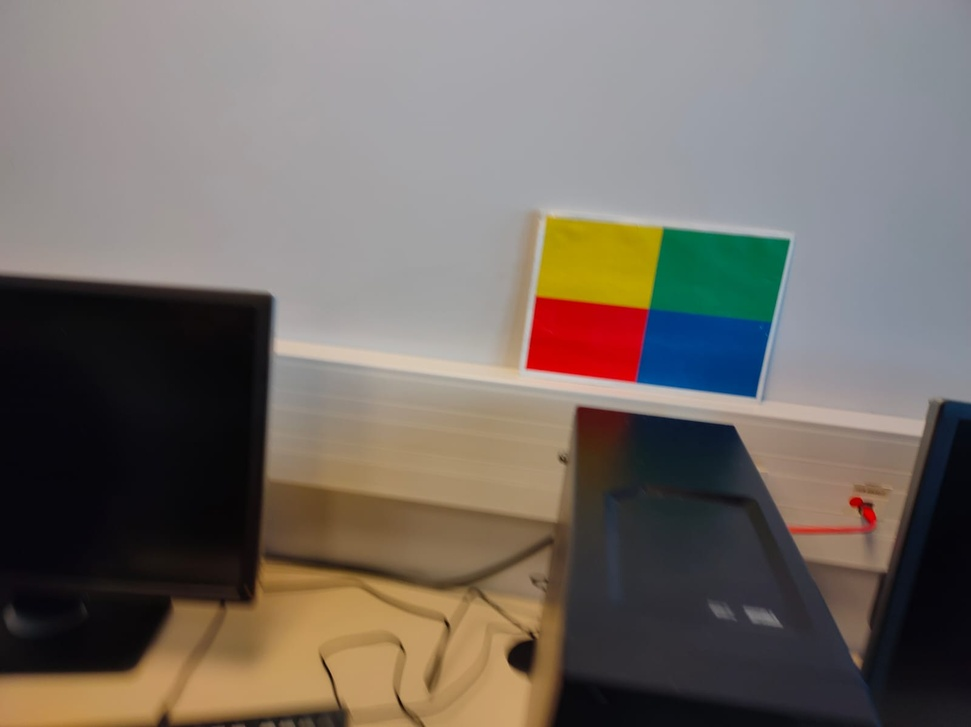
#> input picture src/6.jpeg, 971 x 727 px, shrunk from 1600 x 1197 before the run, given in place of 6.jpg, which was not available
$ python test_image.py
#> lines starting #> are read from the running program, lines starting #| are printed output that depends on the picture; after the words box and inside, x2 and y2 are one past the last pixel; in counts of white or black regions, pixels touching at a corner belong together; long printed decimals are rounded; pictures that were not available may be replaced by others from this repository, and a replacement may not be noted
#> further down, frame is the input picture: shape (727, 971, 3); mean B, G, R 102, 108.6, 116.4
import cv2
from math import atan2, degrees

from numpy.core.fromnumeric import ptp


def color_profiles(n):
    if n == 0:
        name = "Bleu"
        hsv_lower = (95, 100, 20)
        hsv_upper = (115, 255, 255)
        return (name, hsv_lower, hsv_upper)

    if n == 1:
        name = "Rouge"
        hsv_lower = (0, 100, 50)
        hsv_upper = (10, 255, 255)
        return (name, hsv_lower, hsv_upper)

    if n == 2:
        name = "Vert"
        hsv_lower = (50, 100, 20)
        hsv_upper = (100, 255, 255)
        return (name, hsv_lower, hsv_upper)

    if n == 3:
        name = "Jaune"
        hsv_lower = (10, 100, 50)
        hsv_upper = (50, 255, 255)
        return (name, hsv_lower, hsv_upper)


def get_masks_color(frame):
    masks = []

    hsv = cv2.cvtColor(frame, cv2.COLOR_BGR2HSV)
#> hsv: shape (727, 971, 3); mean H, S, V 79.7, 63, 123.2

    number = 0
    for i in range(4):
        _, hsv_lower, hsv_upper = color_profiles(i)
        mask = cv2.inRange(hsv, hsv_lower, hsv_upper)
        mask = cv2.erode(mask, None, iterations=4)
        mask = cv2.dilate(mask, None, iterations=4)

        elements, _ = cv2.findContours(
            mask, cv2.RETR_EXTERNAL, cv2.CHAIN_APPROX_SIMPLE)

        if len(elements) > 0:
            number += 1

        masks.append(mask)
#> this loop made 4 passes
#> pass 1, in get_masks_color, `mask = cv2.inRange(hsv, hsv_lower, hsv_upper)`:
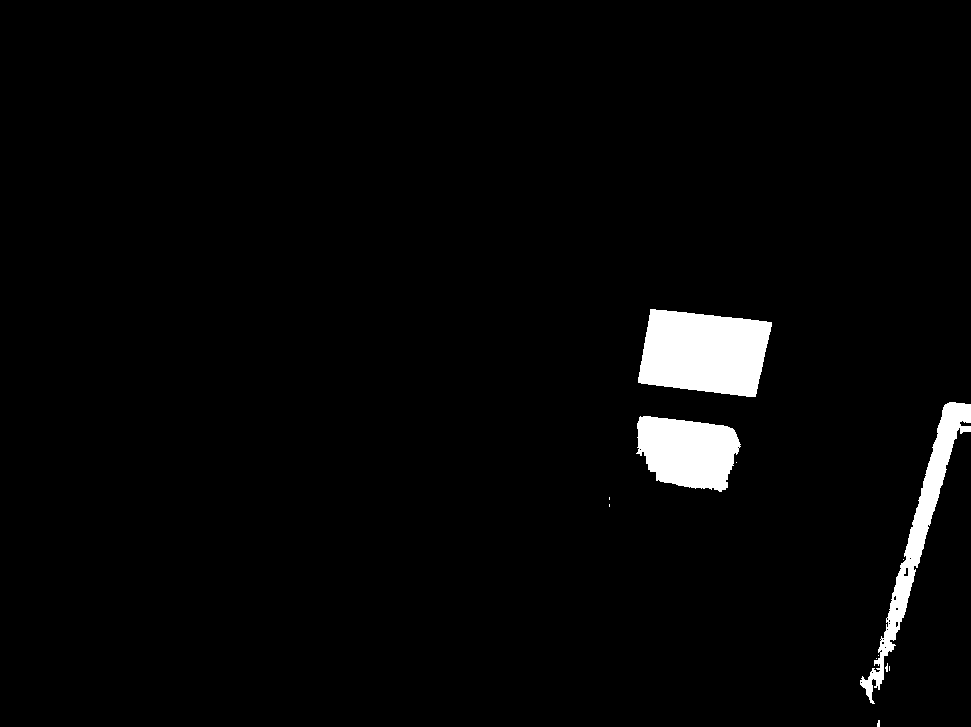
#> mask: shape (727, 971); 2.9% white; 12 white regions (9 under 20 px), largest, box (x1, y1, x2, y2) and area: (638, 309, 772, 397) 9219, (636, 416, 741, 492) 5890, (860, 402, 971, 704) 5076
#> pass 1, in get_masks_color, `mask = cv2.dilate(mask, None, iterations=4)`:
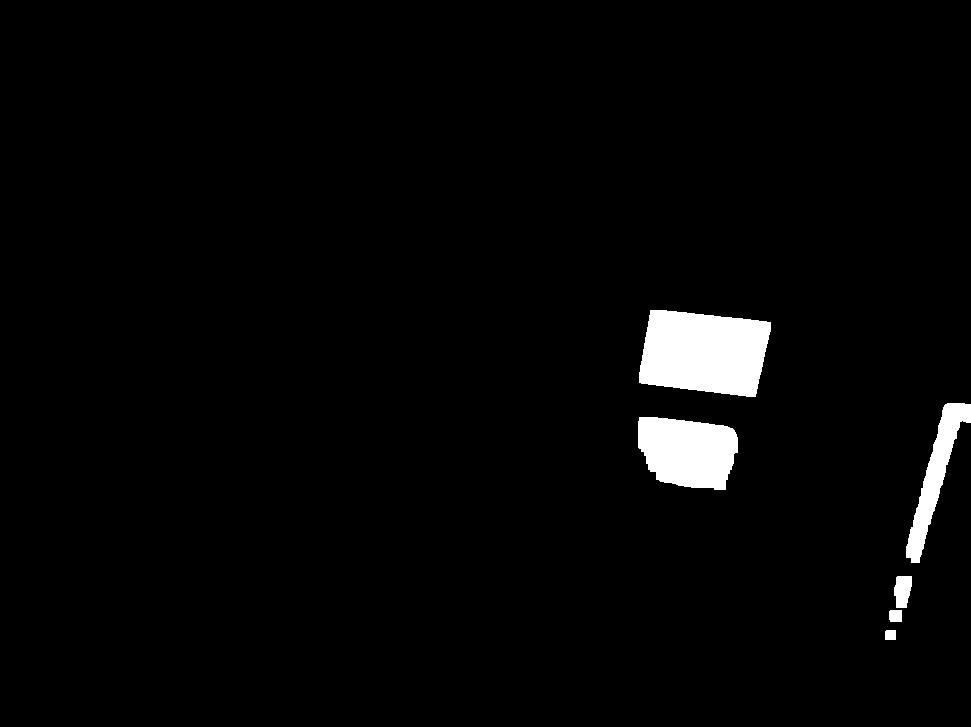
#> mask: shape (727, 971); 2.7% white; 6 white regions, box (x1, y1, x2, y2) and area: (639, 310, 771, 397) 9202, (638, 417, 738, 490) 5796, (906, 403, 971, 563) 3114, (894, 576, 912, 608) 466, (889, 610, 902, 622) 153, (885, 630, 896, 640) 109
#> after the loop:
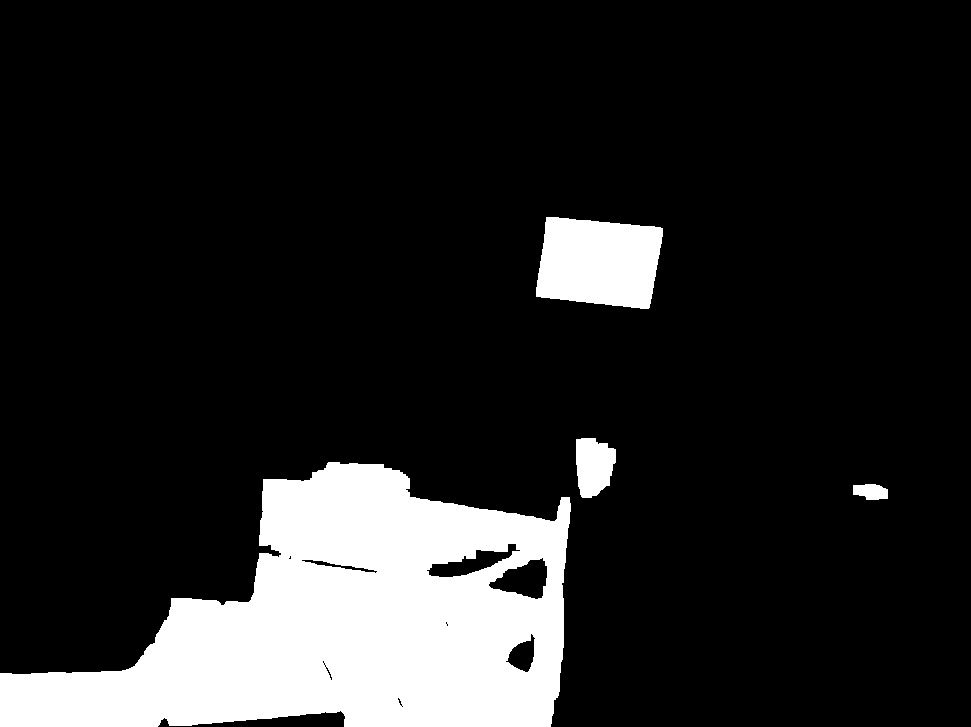
#> mask: shape (727, 971); 14.3% white; 4 white regions, box (x1, y1, x2, y2) and area: (0, 462, 571, 727) 88964, (536, 217, 663, 309) 9548, (576, 438, 616, 498) 1878, (853, 484, 888, 500) 449
#> after the loop, masks = 4 items; number = 4

    return masks, number


def get_position_balise(frame):
    masks, number = get_masks_color(frame)
#> masks = 4 items; number = 4

    if number < 3:
        return -1, -1

    mask = (masks[0] | masks[1]) | (masks[2] | masks[3])
#> mask: shape (727, 971); 19.2% white; 12 white regions, largest, box (x1, y1, x2, y2) and area: (0, 462, 571, 727) 88964, (536, 217, 788, 397) 30001, (638, 417, 738, 490) 5951

    mask = cv2.erode(mask, None, iterations=4)
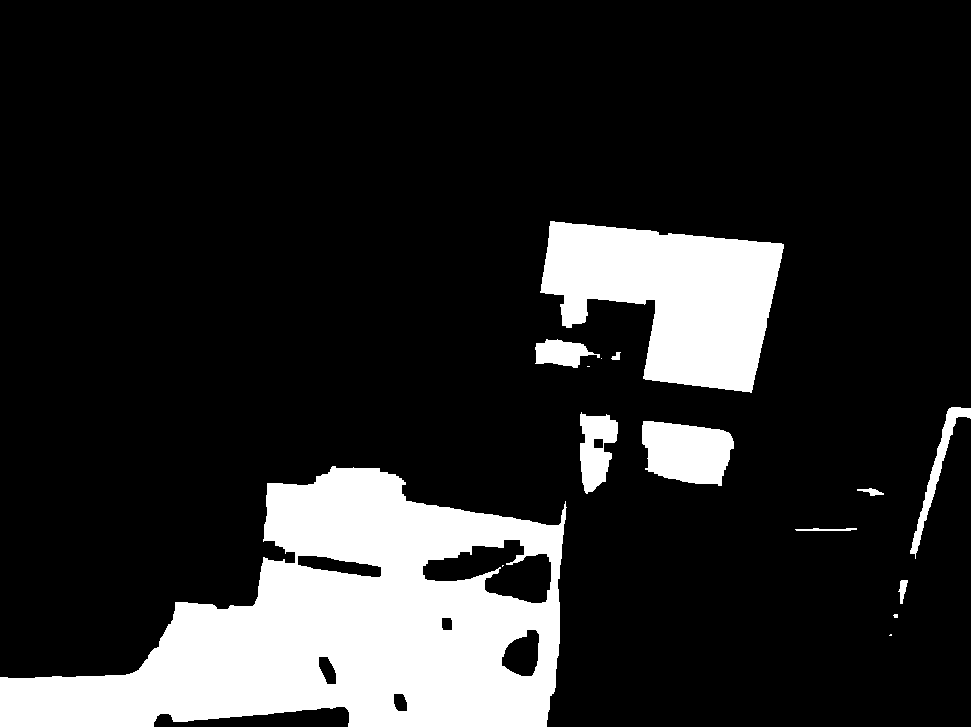
#> mask: shape (727, 971); 16.3% white; 15 white regions (5 under 20 px)
    mask = cv2.dilate(mask, None, iterations=4)

    elements, _ = cv2.findContours(
        mask, cv2.RETR_EXTERNAL, cv2.CHAIN_APPROX_SIMPLE)
#> elements = 12 contours; largest, box (x1, y1, x2, y2) and area: (0, 462, 571, 727) 91512, (536, 217, 788, 397) 29574, (638, 417, 738, 490) 5796, (576, 408, 622, 498) 3130, (906, 403, 971, 563) 2928

    c = max(elements, key=cv2.contourArea)
#> c = contour of 357 points, box (x1, y1, x2, y2) (0, 462, 571, 727), area 91512

    ((x, y), r) = cv2.minEnclosingCircle(c)
#> x = 284.5; y = 611.5; r = 306.7

    cv2.circle(frame, (int(x), int(y)), int(r), (0, 255, 255), 2)
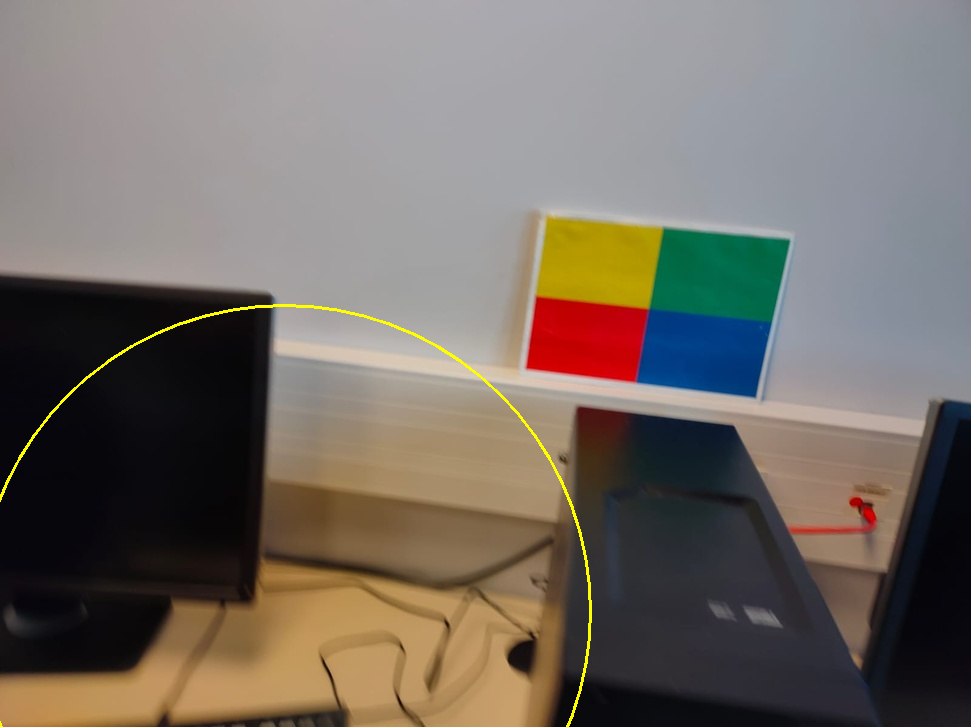
#> frame: shape (727, 971, 3); 0.4% of pixels changed, all inside (x1, y1, x2, y2) = (0, 304, 592, 727)

    return x, y


def get_angle_orientation_balise(frame):
    (x, y) = get_position_balise(frame)
#> x = 284.5; y = 611.5

    if x == -1:
        return 0, 0

    y = frame.shape[1] - y
#> y = 359.5

    sign = x - (frame.shape[0] / 2)
#> sign = -79

    if y == 0:
        if sign < 0:
            return 90, 1

        return 90, 0

    angle = atan2(abs(sign), y)
#> angle = 0.216

    return degrees(angle), 1 if sign < 0 else 0


frame = cv2.imread("img_test/tmp/6.jpg")
print(get_angle_orientation_balise(frame))
#| (12.394, 1)


cv2.imshow("Hey", frame)
cv2.waitKey(0)
cv2.destroyAllWindows()

$ run again, with src/1.jpeg copied over src/6.jpeg
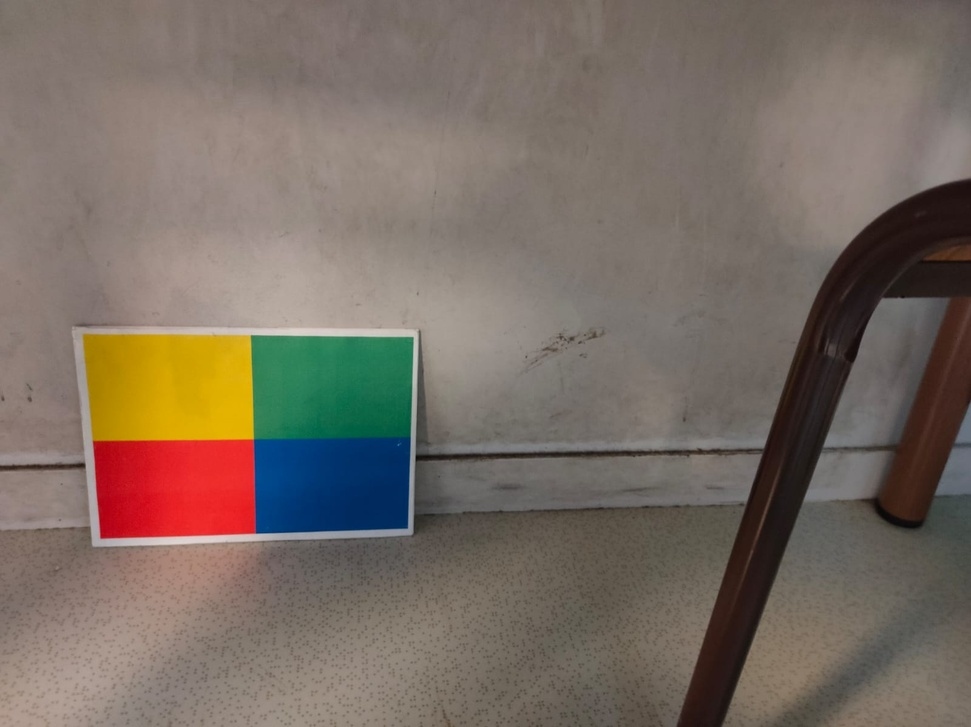
#> input picture src/1.jpeg, 971 x 727 px, shrunk from 1600 x 1197 before the run, given in place of 6.jpg, which was not available
#> frame is the input picture: shape (727, 971, 3); mean B, G, R 98.8, 108.6, 120.6
#> hsv: shape (727, 971, 3); mean H, S, V 20.5, 58.2, 124.9
#> the loop in get_masks_color, `for i in range(4):` made 4 passes
#> pass 1, in get_masks_color, `mask = cv2.erode(mask, None, iterations=4)`:
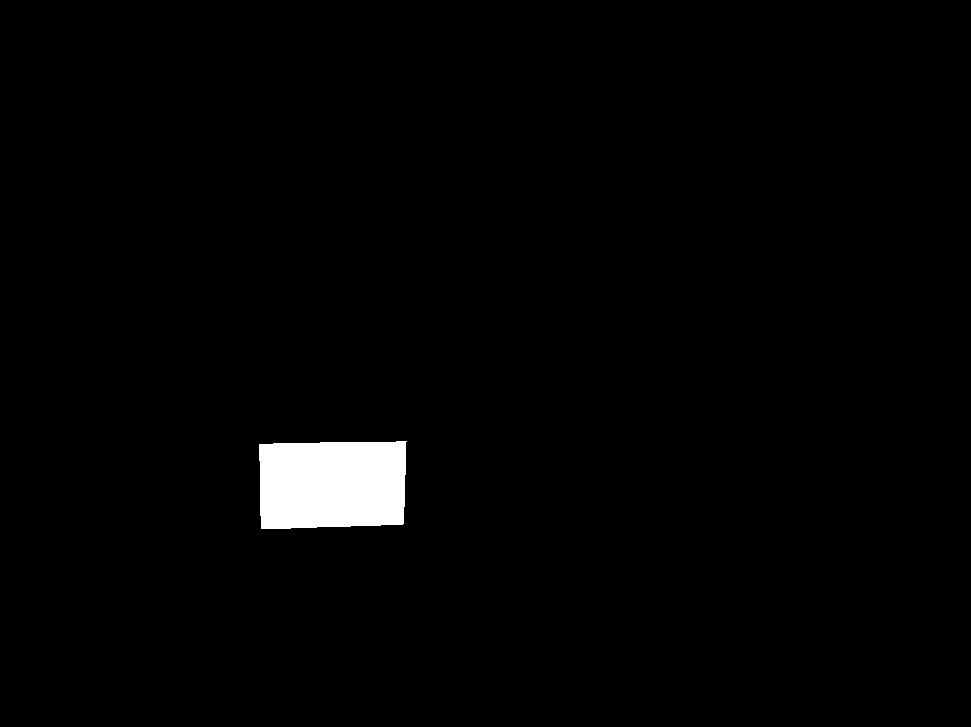
#> mask: shape (727, 971); 1.7% white; 1 white region, box (x1, y1, x2, y2) and area: (259, 441, 407, 529) 12291
#> after the loop in get_masks_color, `for i in range(4):`: masks = 4 items; number = 4
#> in get_position_balise, `masks, number = get_masks_color(frame)`: masks = 4 items; number = 4
#> in get_position_balise, `elements, _ = cv2.findContours( mask, cv2.RETR_EXTERNAL, cv2.CHAIN_APP..`: elements = 6 contours; box (x1, y1, x2, y2) and area: (83, 334, 413, 533) 52234, (884, 296, 971, 519) 8542, (710, 600, 731, 630) 343, (945, 242, 964, 261) 240, (699, 656, 708, 666) 72, (966, 244, 971, 255) 40
#> c = contour of 142 points, box (x1, y1, x2, y2) (83, 334, 413, 533), area 52234
#> in get_position_balise, `((x, y), r) = cv2.minEnclosingCircle(c)`: x = 246.4; y = 428.2; r = 188.6
#> in get_position_balise, `cv2.circle(frame, (int(x), int(y)), int(r), (0, 255, 255), 2)`:
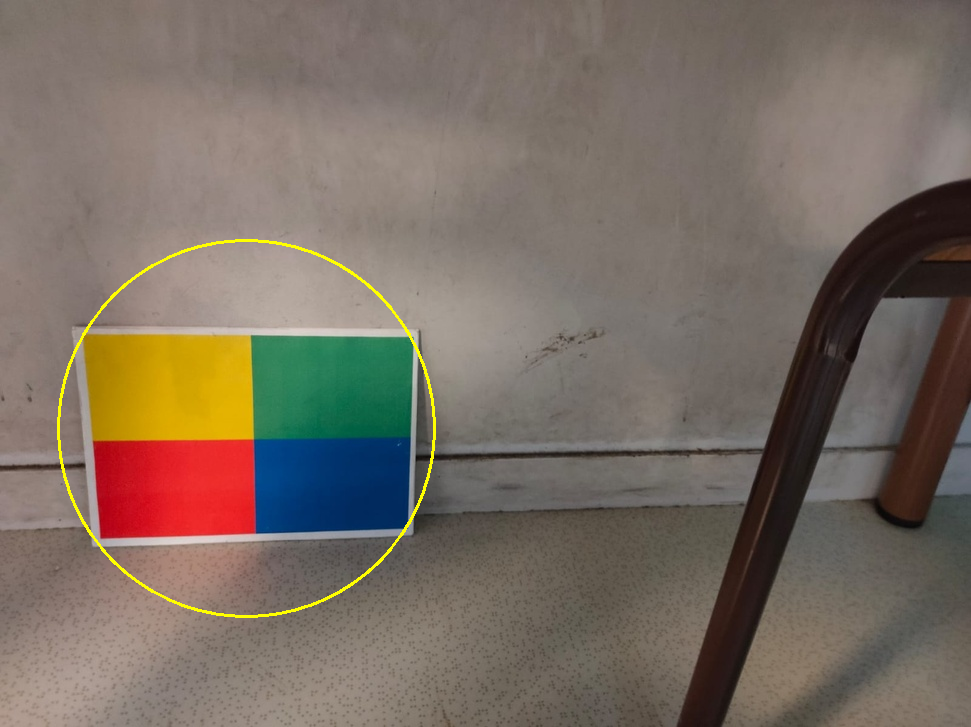
#> frame: shape (727, 971, 3); 0.51% of pixels changed, all inside (x1, y1, x2, y2) = (57, 239, 436, 618)
#> in get_angle_orientation_balise, `(x, y) = get_position_balise(frame)`: x = 246.4; y = 428.2
#> in get_angle_orientation_balise, `y = frame.shape[1] - y`: y = 542.8
#> sign = -117.1
#> angle = 0.213
#| (12.176, 1)
